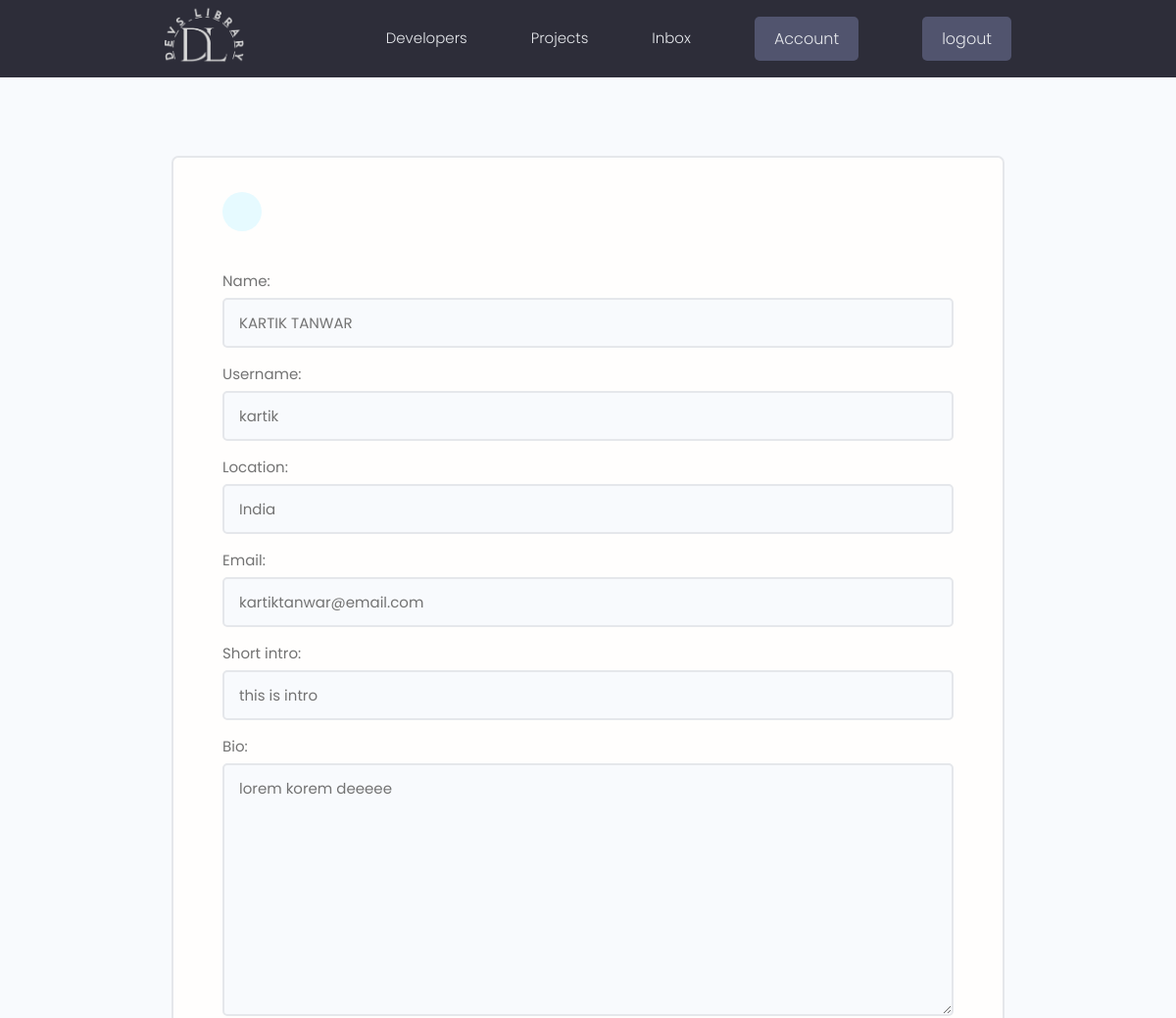
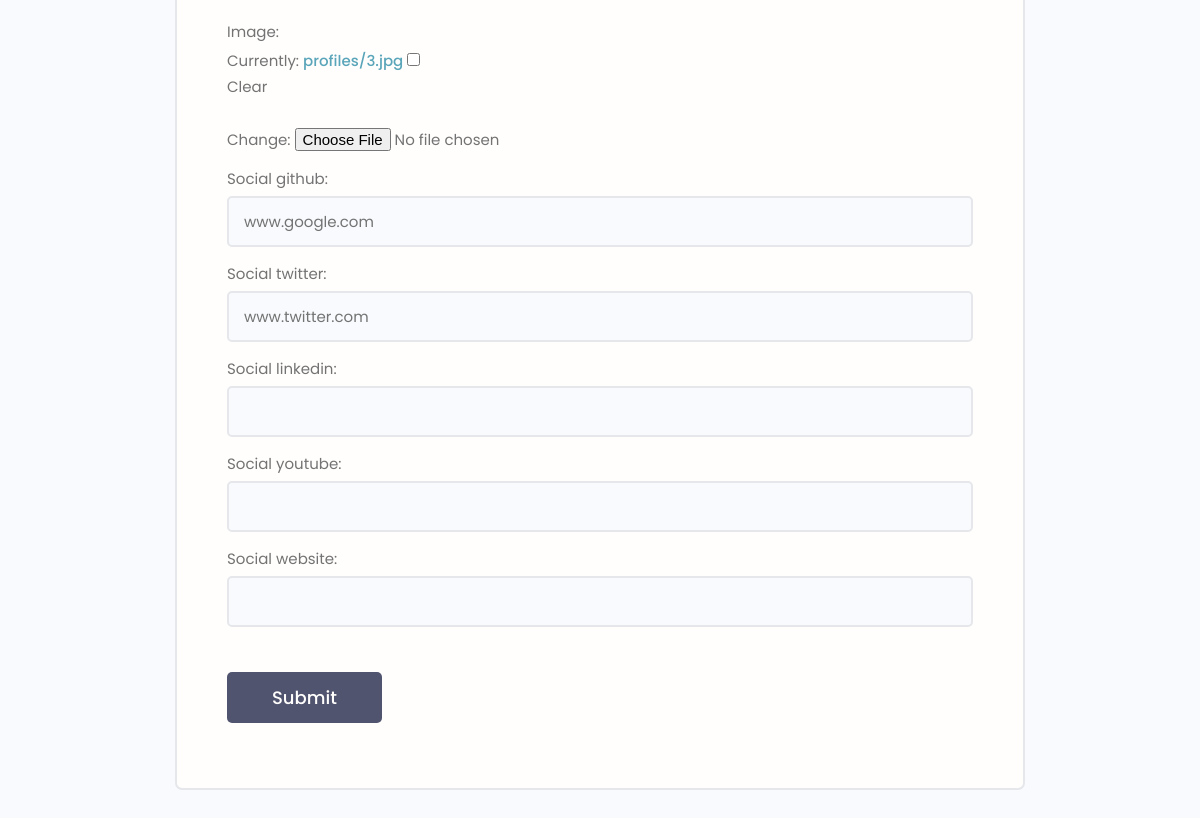
The page /edit-account/ (signed in) on the database its author committed (2 pictures, top to bottom).
### users/models.py (models this page shows, shortened)
class Profile(models.Model):
    user=models.OneToOneField(User,on_delete=models.CASCADE,null=True,blank=True)
    name=models.CharField(max_length=200,blank=True,null=True)
    username=models.CharField(max_length=200,blank=True,null=True)
    location=models.CharField(max_length=800,blank=True,null=True)
    email=models.EmailField(max_length=200,blank=True,null=True)
    short_intro=models.CharField(max_length=200,blank=True,null=True)
    bio=models.TextField(blank=True,null=True)
    image=models.ImageField(blank=True,null=True,default="profiles/user.png",upload_to="profiles/")
    social_github=models.CharField(max_length=200,blank=True,null=True)
    social_twitter=models.CharField(max_length=200,blank=True,null=True)
    social_linkedin=models.CharField(max_length=200,blank=True,null=True)
    social_youtube=models.CharField(max_length=200,blank=True,null=True)
    social_website=models.CharField(max_length=200,blank=True,null=True)
    created = models.DateTimeField(auto_now_add=True)
    id = models.UUIDField(default=uuid.uuid4, unique=True,primary_key=True, editable=False)
    class Meta:
        ordering=['created']

### users/views.py (the view)
# urls.py: path("edit-account/",views.editaccount,name="editaccount"),
@login_required(login_url="login")
def editaccount(request):
    profile=request.user.profile
    form=profileForm(instance=profile)
    if request.method=='POST':
        form=profileForm(request.POST,request.FILES,instance=profile)
        if form.is_valid():
            form.save()
            return redirect("account")
    context={"form":form}
    return render(request,"users/profile-form.html",context)

### users/forms.py
class profileForm(ModelForm):
    class Meta:
        model=Profile
        fields="__all__"
        exclude=["user"]
    def __init__(self,*args,**kwargs):
        super(profileForm,self).__init__(*args,**kwargs)
        for name,field in self.fields.items():
            field.widget.attrs.update({'class':'input'})

### Templates/users/profile-form.html (shortened to what this page needs)
{%extends "base.html"%}
{%block body%}
<main class="formPage my-xl">
    <div class="content-box">
        <div class="formWrapper">
            <a class="backButton" href="{%url 'account' %}"></a>
            <br>
            <form class="form" method="POST">
                {%for i in form %}
                <div class="form__field">
                    <label for="formInput#text">{{i.label}}:</label>
                    {{i}}
                </div>
                {%endfor%}
                <input class="btn btn--sub btn--lg  my-md" type="submit" value="Submit" />
            </form>
        </div>
    </div>
</main>
{%endblock%}

### static/styles/app.css (style rules this page uses)
:root { --color-sub: #2d2d39; }
.btn--sub { background-color: var(--color-sub-light); }
.content-box { width: 95%; max-width: 85rem; margin: 0 auto; }
.backButton { background: var(--color-main-light); color: var(--color-main); width: 4rem; height: 4rem; display: flex; align-items: center; justify-content: center; border-radius: 50%; }
.formPage .formWrapper { list-style: none; background: var(--color-white); padding: 3.5rem 5rem; border: 2px solid var(--color-light); border-radius: 0.7rem; }

### static/uikit/styles/modules/_variables.css (style rules this page uses)
:root { --color-main: #5aa5b9; --color-main-light: #e6faff; --color-sub: #3f4156; --color-sub-light: #51546e; --color-sub-lighter: #ededfd; --color-text: #737373; --color-gray: #8b8b8b; --color-light: #e5e7eb; --color-light-gray: #767676; --color-bg: #f8fafd; --color-white: #fffefd; --color-white-light: #f3f3f3; --color-success: #359e64; --color-success-bg: #def8e8; --color-error: #fc4b0b; --color-error-bg: #fff2ee; --font-base: 'Poppins', arial, helvetica, 'Segoe UI', roboto, ubuntu, sans-serif; --font-monospace: 'Fira Code', 'Courier New', courier, monospace; --font-regular: 300; --font-medium: 500; --font-bold: 700; --generic-shadow: 1px 1px 5px #00000010; --generic-transition: all 0.3s ease-in-out; }

### static/uikit/styles/modules/_base.css (style rules this page uses)
* { margin: 0; padding: 0; box-sizing: border-box; text-rendering: optimizeLegibility; color: inherit; font-size: inherit; }
html { font-size: 50%; }
@media only screen and (min-width: 480px) { html { font-size: 56.25%; } }
@media only screen and (min-width: 1200px) { html { font-size: 62.5%; } }
body { line-height: 1.6; font-weight: 400; font-size: 1.5rem; color: var(--color-text); background-color: var(--color-bg); min-height: 100vh; }

### static/uikit/styles/modules/_typography.css (style rules this page uses)
* { font-family: var(--font-base); }
a { padding-bottom: 2px; text-decoration: none; display: inline-block; color: var(--color-main); font-weight: var(--font-medium); }

### static/uikit/styles/modules/_utilities.css (style rules this page uses)
.my-md { margin: 3rem auto; }
.my-xl { margin: 8rem auto; }

### static/uikit/styles/modules/_button.css (style rules this page uses)
.btn { display: inline-block; position: relative; cursor: pointer; background-color: var(--color-light); font-weight: var(--font-medium); color: var(--color-sub); text-decoration: none; padding: 1rem 2rem; border-radius: 0.5rem; border: none; width: -webkit-fit-content; width: -moz-fit-content; width: fit-content; height: -webkit-fit-content; height: -moz-fit-content; height: fit-content; font-size: 1.6rem; outline-width: 0; outline-color: transparent; -webkit-backface-visibility: hidden; backface-visibility: hidden; transition: all 0.3s ease-in-out; }
.btn--sub { background-color: var(--color-sub); color: var(--color-white); }
.btn--lg { font-size: 1.8rem; padding: 1.2rem 4.5rem; }

### static/uikit/styles/modules/_form.css (style rules this page uses)
.form { display: block; }
.form__field { margin-top: 1.5rem; margin-bottom: 1.5rem; }
.form__label, .form__field > label { display: block; margin-bottom: 0.5rem; color: var(--color-text); }
input.input[type='text'], input.input[type='email'], input.input[type='password'], input.input[type='number'], textarea.input { min-width: 24rem; width: 100%; padding: 1.2rem 1.5rem; border-radius: 0.5rem; border: 2px solid var(--color-light); transition: all 0.3s ease-in-out; background-color: var(--color-bg); }

### rows shown on the page
Profile: form "KARTIK TANWAR" "kartik" "India" "kartiktanwar@email.com" "this is intro" "lorem korem deeeee" "www.google.com" "www.twitter.com"

### other values the page prints
{{ i.label }} "Name" "Username" "Location" "Email" "Short intro" "Bio" "Image" "Social github" "Social twitter" "Social linkedin" "Social youtube" "Social website"
